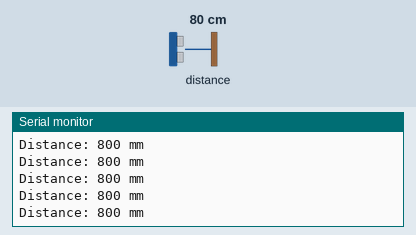
The sketch below on a simulated STM32 Blue Pill. On the bench: the last lines printed to the serial monitor. Inputs (shaded band) come from the test bench; at power-on: distance to the obstacle 80 cm.

Above: at 1.2 s.
1.3 s: distance to the obstacle set to 2 cm
At 2.0 s:
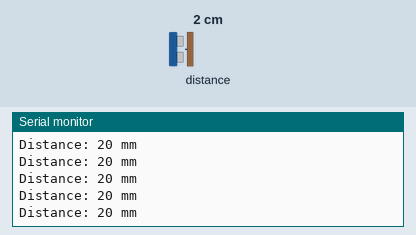
2.8 s: distance to the obstacle set to 4 cm
At 3.9 s:
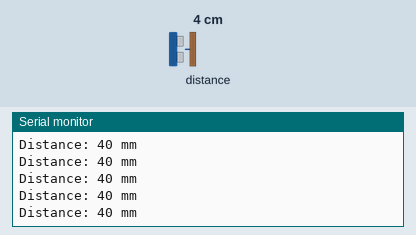
Timing chart, 0 to 5.8 s (numbered marks = the images above; inputs shaded):
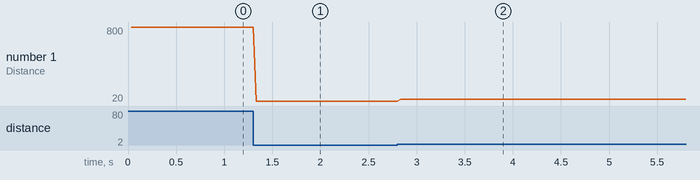

The sketch:

ToF_Code.ino
```cpp
#include "Adafruit_VL53L1X.h"


Adafruit_VL53L1X vl53 = Adafruit_VL53L1X();

void setup() {
  Serial.begin(9600);
  while (!Serial) delay(10);

  Wire.begin(PB3, PB10); // PB3 SDA, PB10 SCL
  if (! vl53.begin()) {
    Serial.print(F("Error on init of VL sensor: "));
    Serial.println(vl53.vl_status);
    while (1)       delay(10);
  }

  if (! vl53.startRanging()) {
    Serial.print(F("Couldn't start ranging: "));
    Serial.println(vl53.vl_status);
    while (1)       delay(10);
  }

  // Valid timing budgets: 15, 20, 33, 50, 100, 200 and 500ms!
  vl53.setTimingBudget(50);
}

void loop() {
  int16_t distance;

  if (vl53.dataReady()) {
    // new measurement for the taking!
    distance = vl53.distance();
    if (distance == -1) {
      // something went wrong!
      Serial.print(F("Couldn't get distance: "));
      Serial.println(vl53.vl_status);
      return;
    }
    Serial.print(F("Distance: "));
    Serial.print(distance);
    Serial.println(" mm");

    // data is read out, time for another reading!
    vl53.clearInterrupt();
  }
}
```

Measured:
- after the input at 1.3 s, the serial monitor: prints a new line at once (image 1)
- after the input at 2.8 s, the serial monitor: prints a new line at once (image 2)
- plotted number 1: 800 → 20 after the input at 1.3 s, 20 → 40 after the input at 2.8 s
